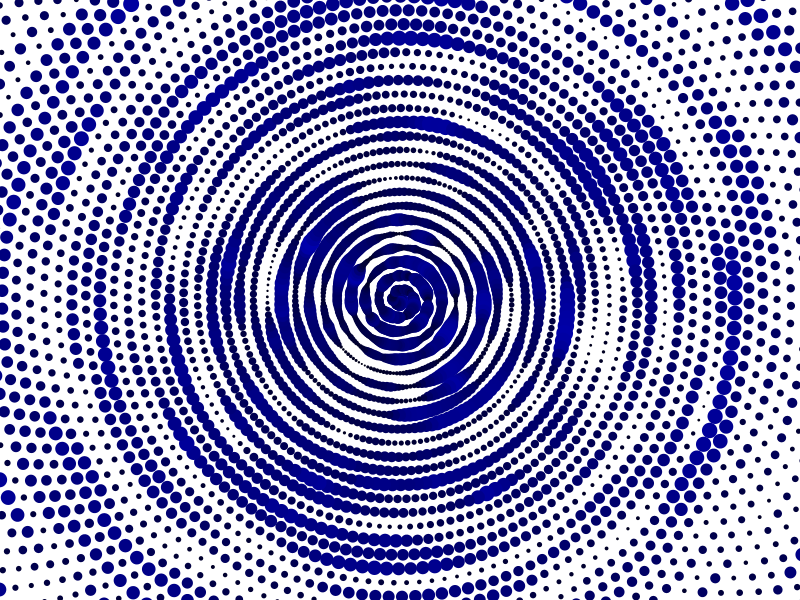
Frame 1 (no input)
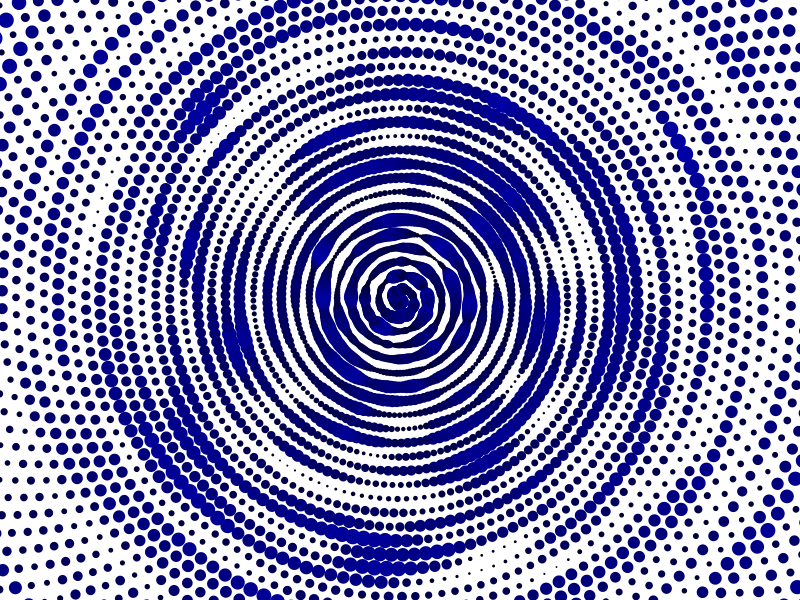
Frame 60 (the mouse pressed at the canvas centre just before this capture)
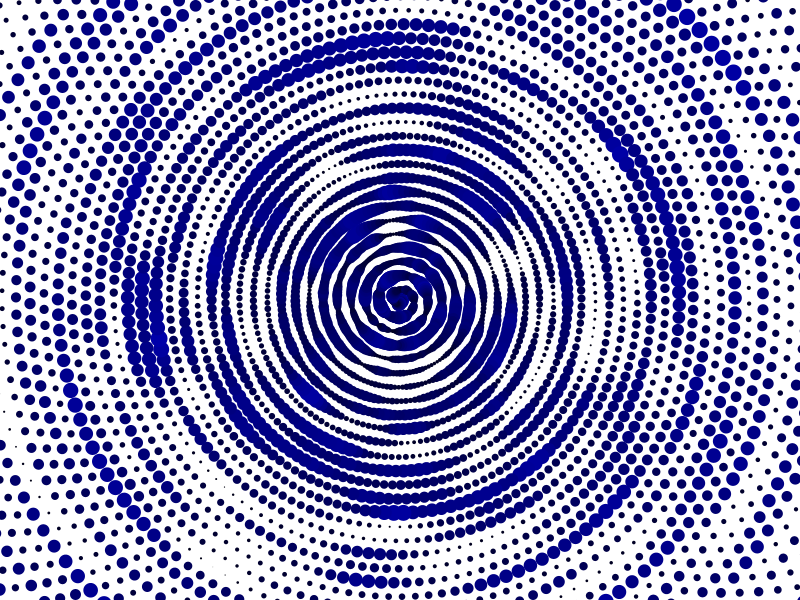
Frame 120 (the mouse held since frame 60 and released just before this capture)

The Processing sketch that drew these frames (run headless with seeded random() and noise(); from frame 60 on, the mouse is pressed at the canvas centre):

// Processing sketch: Spiral2
// ── Spiral2.pde
float r = 0;
float t = 0;
float noiseScale = noise(r)*10;

void setup()
{
 size(800,600);
}
void draw()
{
  background(#FFFFFF);
  noiseSeed((long)random(100000000));
  r = 0;
  t = 0;
  for(int i = 0; i < 10000; i++)
  {
    
   float x = r * cos(t);
   float y = r * sin(t);
   
    // Draw an ellipse at x,y
    noStroke();
    
    
    
    float n = noise(r) * 20;  
    fill(0,0,n * 10);
    // Adjust for center of window
    ellipse(x+width/2, y+height/2, n, n); 
  
    float angleIncrement = 0.05;
    angleIncrement = angleIncrement - 0.005;
    // Increment the angle
    t += angleIncrement;
    // Increment the radius
    r += 0.1;
  }
  //noLoop();
}
